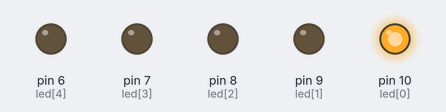
A sketch run on a simulated Arduino Uno, built with avr-gcc and run on an emulated ATmega328P. On the bench: output pins drawn as LEDs (lit = HIGH).

Above: at 0.5 s.
At 2.5 s:
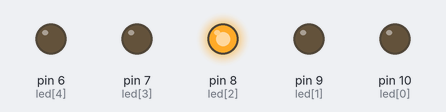
At 3.5 s:
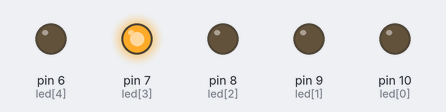
At 5.0 s:
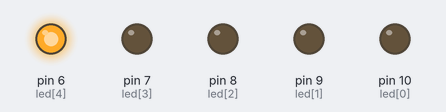
At 11.5 s:
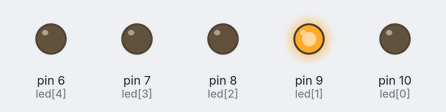
Timing chart, 0 to 13.0 s (numbered marks = the images above):
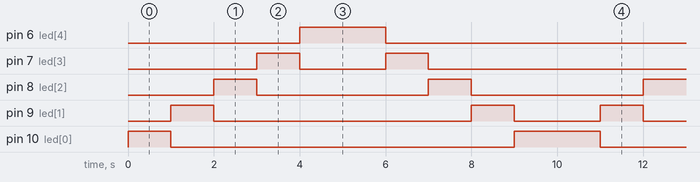

Measured:
- by itself, pin 6 (led[4]): alternates HIGH for 2.0 s and LOW for 8.0 s
- by itself, pin 7 (led[3]): repeats every 10.0 s: LOW 2.0 s, HIGH 1.0 s, LOW 6.0 s, HIGH 1.0 s
- by itself, pin 8 (led[2]): alternates HIGH for 1.0 s and LOW for 4.0 s
- by itself, pin 9 (led[1]): repeats every 10.0 s: LOW 6.0 s, HIGH 1.0 s, LOW 2.0 s, HIGH 1.0 s
- by itself, pin 10 (led[0]): repeats every 10.0 s: LOW 8.0 s, HIGH 2.0 s

The sketch:

LEDSliding.ino
```cpp
int led[5] = {10,9,8,7,6};
void setup() {
  for(int i = 0;i<=4;i++){
    pinMode(led[i],OUTPUT);
  }
  // put your setup code here, to run once:

}

void loop() {
  for(int i = 0;i<=4;i++){
    digitalWrite(led[i],1);
    digitalWrite(led[!i],0);
    delay(1000);
     digitalWrite(led[i],0);
  }
  for(int i = 4;i>=0;i--){
    digitalWrite(led[i],1);
    digitalWrite(led[!i],0);
    delay(1000);
     digitalWrite(led[i],0);
  }


  // put your main code here, to run repeatedly:

}
```
